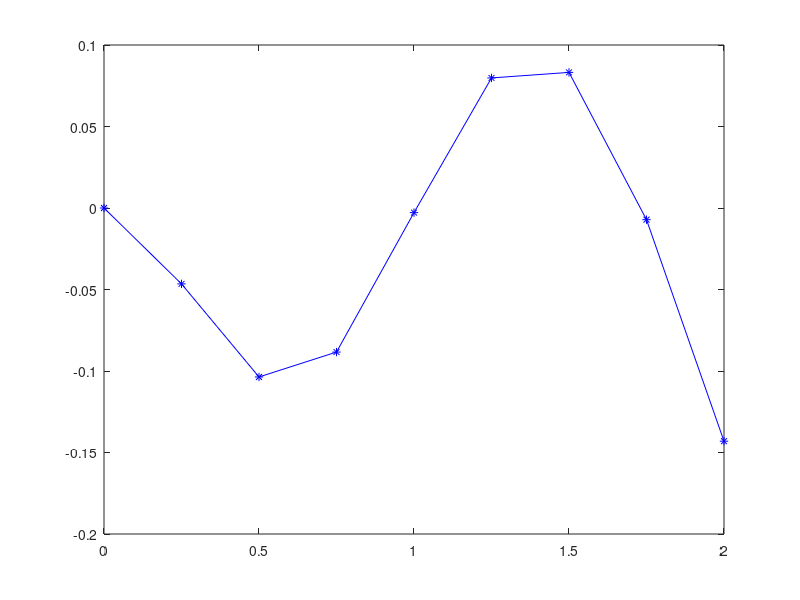
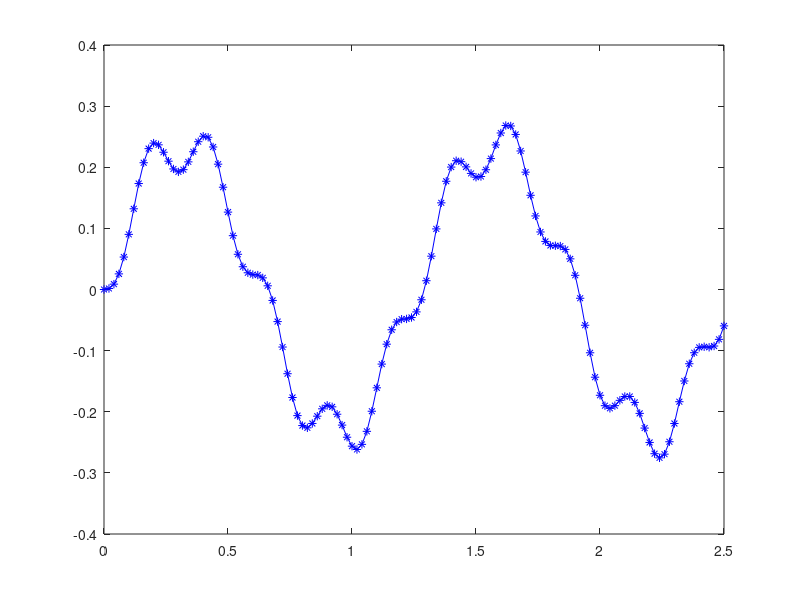

Reproduce these figures in MATLAB, in order.
clear all;

# beam params
# Alumnum beam with rect cross-section: 2cm x 2cm
global beam_len = 2;
global mass = 2700 * 0.02^2;
global EI = 70*10^9 * 0.02^4/12;

# FEM
global n_dof = 2; # number of DOFs: v, v'
global n_elem = 8; # number of elements

# elemental stiffness/mass matrix 
l = beam_len/n_elem;
stff_elem = [   12,    6*l,   -12,    6*l;
               6*l,  4*l^2,  -6*l,  2*l^2;
               -12,   -6*l,    12,   -6*l;
               6*l,  2*l^2,  -6*l,  4*l^2] * EI/l^3;               
mass_elem = [  156,   22*l,    54,  -13*l;
              22*l,  4*l^2,  13*l, -3*l^2;
                54,   13*l,   156,  -22*l;
             -13*l, -3*l^2, -22*l,  4*l^2] * mass*l/420;

# assembly
n_global = (n_elem + 1)*n_dof;
# declare global stiffness/mass matrix
g_stff = g_mass = zeros(n_global, n_global);
delta = 2*n_dof - 1;
for i = 1:n_elem
    st = 1 + (i-1)*n_dof;
    ed = st + delta;
    g_stff(st:ed, st:ed) += stff_elem;
    g_mass(st:ed, st:ed) += mass_elem;
end

# boundary condition: cantilevered beam
global n_trim = n_global - 2;
global e_stff = e_mass = zeros(n_trim, n_trim); # global for ODE solver
e_stff = g_stff(3:end, 3:end);
e_mass = g_mass(3:end, 3:end);

# eigen system
[modal, lamda] = eig(inv(e_mass)*e_stff); # NOTE: lamda unsorted!
printf("\n");
printf("Eigenvalues by FEM: \n\n");
lamda1 = lamda2 = zeros(n_trim, 1);
for i = 1:n_trim
    lamda1(i) = lamda(i,i);
end
[lamda_sorted, lamda_index] = sort(lamda1);
sqrt(lamda_sorted(1:5))

# exact solution
function res = lamda_func(n)
    global beam_len;
    global mass;
    global EI;
    res = ((2*n-1)/2*pi/beam_len)^2*sqrt(EI/mass);
end
printf("\n");
printf("Exact solution: \n\n");
k1 = 1.875;
lamda2(1) = (k1/beam_len)^2*sqrt(EI/mass);
k2 = 4.694;
lamda2(2) = (k2/beam_len)^2*sqrt(EI/mass);
for i = 3:n_trim
    lamda2(i) = lamda_func(i);
end
# print freqs
lamda2(1:5)

# modal shape
n_order = 3; # check the 3rd modal shape for now
modal_picked = zeros(n_trim/2+1, 1);
modal_picked(1) = 0; # modal fixed on the first node
# pick v and drop v'
modal_picked(2:end) = modal(1:2:end, lamda_index(n_order));
# nodes
beam_loc = 0:beam_len/n_elem:beam_len;
# show modal shape
figure(1);
plot(beam_loc, modal_picked, '-*b');

# ODE solver
global f = 80;
global omg = 5; # rad/s
global e_force = zeros(n_trim, 1);
global i_mass = inv(e_mass);

function yt = func(y, t)
    global n_trim;
    global i_mass;
    global e_stff;
    global f;
    global omg;
    global e_force;

    # load applied on the free end
    e_force(end-1) = f*sin(omg*t);

    # ydot evaluation
    yt = zeros(2*n_trim, 1);
    yt(1:n_trim) = y(n_trim+1:end);
    yt(n_trim+1:end) = i_mass*(e_force - e_stff*y(1:n_trim));
end

# solving the equation
t = 0:0.02:2*(2*pi/omg);
y = lsode("func", zeros(2*n_trim, 1), t);

# plot v at the free end
figure(2);
plot(t, y(:,n_trim-1), '-*b')
